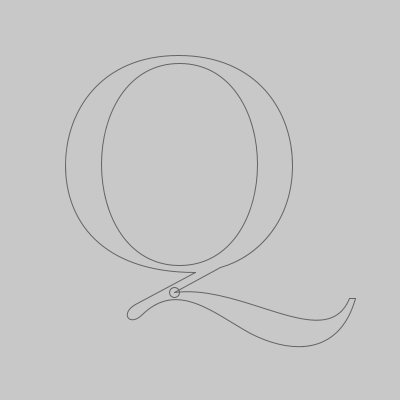
Frame 1 (no input)
Frame 60 (the mouse pressed at the canvas centre just before this capture): identical to frame 1, image omitted
Frame 120 (the mouse held since frame 60 and released just before this capture): identical to frame 1, image omitted

The Processing sketch that drew this single still picture (run headless with seeded random() and noise(); from frame 60 on, the mouse is pressed at the canvas centre):

// Processing sketch: Font_Q_02
// ── Font_Q_02.pde
float i = 50;

void setup() {
  size(400,400);
}

void draw() {
  background(200);
    smooth();
    noFill();
    stroke(100);
    strokeWeight(1);
    translate(-5,-10);
    line(200,282,140,314);
    bezier(140,314,124,323,134,337,147,324);
    bezier(147,324,182,290,217,322,255,343);
    bezier(255,343,296,364,344,365,360,308);
    line(360,308,354,308);
    bezier(354,308,331,364,248,293,179,302);
    line(179,302,225,277);
    bezier(225,277,264,266,297,229,297,175);
    bezier(297,175,297,121,262,65,183,65);
    bezier(183,65,105,65,70,121,70,175);
    bezier(70,175,70,229,105,282,200,282);
  
    bezier(184,73,80,73,80,275,184,275);
    bezier(184,275,288,275,288,73,184,73);
    float t = i / float(50);
    float x = bezierPoint(354, 331, 248, 179, t);
    float y = bezierPoint(308, 264, 293, 302, t);
    ellipse(x,y,10,10);
    translate(5,10);
}
